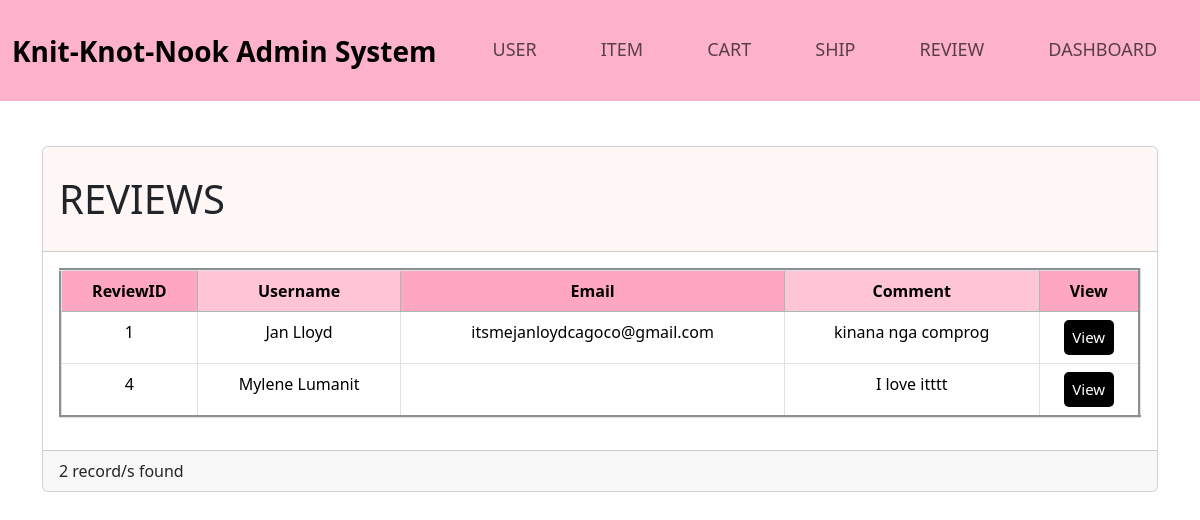
The app's page /review_admin.php (signed in) with its own data.
### tables this page shows
CREATE TABLE `tblreview` (
  `ReviewID` int(11) NOT NULL,
  `Username` varchar(50) NOT NULL,
  `Email` varchar(50) NOT NULL,
  `Comment` varchar(1000) NOT NULL
);

### review_admin.php (the view, shortened to what this page needs)
<?php
include('config.php');
?>
<!DOCTYPE html>
<html lang="en">
<head>
    <link rel="stylesheet" href="Assets/bootstrap-5.3.3-dist/css/bootstrap.css">
</head>
<body>
    <nav class="navbar navbar-expand fixed-top" style="background-color: rgb(253, 177, 202);">
        <div class="container-fluid" style="margin-top: 10px; margin-bottom: 10px;">
            <div class="collapse navbar-collapse expand" id="navbarTogglerDemo01">
                <a class="navbar-brand me-5" href="#" style="font-size: 28px; font-weight: bold;">Knit-Knot-Nook Admin System</a>
                <ul class="navbar-nav"  style="font-size: 18px;">
                    <li class="nav-item me-5">
                        <a class="nav-link" active-current="page" href="user_admin.php">USER</a>
                    </li>
                    <li class="nav-item me-5">
                        <a class="nav-link" active-current="page" href="item_admin.php">ITEM</a>
                    </li>
                    <li class="nav-item me-5">
                        <a class="nav-link" active-current="page" href="cart_admin.php">CART</a>
                    </li>
                    <li class="nav-item me-5">
                        <a class="nav-link" active-current="page" href="ship_admin.php">SHIP</a>
                    </li>
                    <li class="nav-item me-5">
                        <a class="nav-link" active-current="page" href="review_admin.php">REVIEW</a>
                    </li>
                    <li class="nav-item me-5">
                        <a class="nav-link" active-current="page" href="dash_admin.php">DASHBOARD</a>
                    </li>
                </ul>
            </div>
        </div>
    </nav>
    <main class="container pt-3">
        <div class="card" style="margin-top: 130px;">
            <div class="card-header" style="background-color: #fff6f6;">
                <h1 class="text">REVIEWS</h1>
            </div>
            <div class="card-body">
                <table class="table table-bordered" border="3">
                    <thead>
                        <tr class="table-success" style="text-align: center;">
                            <th style="background-color: #ffa6c1;">ReviewID</th>
                            <th style="background-color: #ffc4d6;">Username</th>
                            <th style="background-color: #ffa6c1;">Email</th>
                            <th style="background-color: #ffc4d6;">Comment</th>
                            <th style="background-color: #ffa6c1;">View</th>
                        </tr>
                    </thead>
                    <tbody>
                        <?php
                        $sql = "SELECT * FROM tblreview";
                        $sql_run = mysqli_query($conn, $sql);
                        if (mysqli_num_rows($sql_run) > 0) {
                            while ($rows = mysqli_fetch_array($sql_run)) {
                        ?>
                                <tr class="table" style="text-align: center;">
                                    <td class="user_id"><?php echo $rows[0]; ?></td>
                                    <td><?php echo $rows[1]; ?></td>
                                    <td><?php echo $rows[2]; ?></td>
                                    <td><?php echo $rows[3]; ?></td>
                                    <td>
                                        <button type="button" id="view" class="btn btn-sm view_data">
                                            View
                                        </button>
                                    </td>
                                </tr>
                            <?php }
                        } else {
                            ?>
                            <tr colspan="4">No record/s found</tr>
                        <?php
                        }
                        ?>
                    </tbody>
                </table>
            </div>
            <div class="card-footer">
                <?php echo mysqli_num_rows($sql_run) . " record/s found"; ?>
            </div>
    </main>
</body>
</html>

### review_admin.php (style rules this page uses)
html { overflow-y: scroll; font-family: Tahoma; }
.navbar-nav .nav-item .nav-link { border-bottom: 2px solid transparent; transition: all 0.3s; }
.text { font-size: 40px; margin-bottom: 20px; margin-top: 20px }
#view { background-color: black; color: white; border: none; height: 35px; width: 50px; border-radius: 5px; font-size: 15px; }

### records on screen
tblreview: ReviewID "1", Username "Jan Lloyd", Email "itsmejanloydcagoco@gmail.com", Comment "kinana nga comprog"
tblreview: ReviewID "4", Username "Mylene Lumanit", Comment "I love itttt"

### other values on screen
mysqli_num_rows($sql_run) "2"
